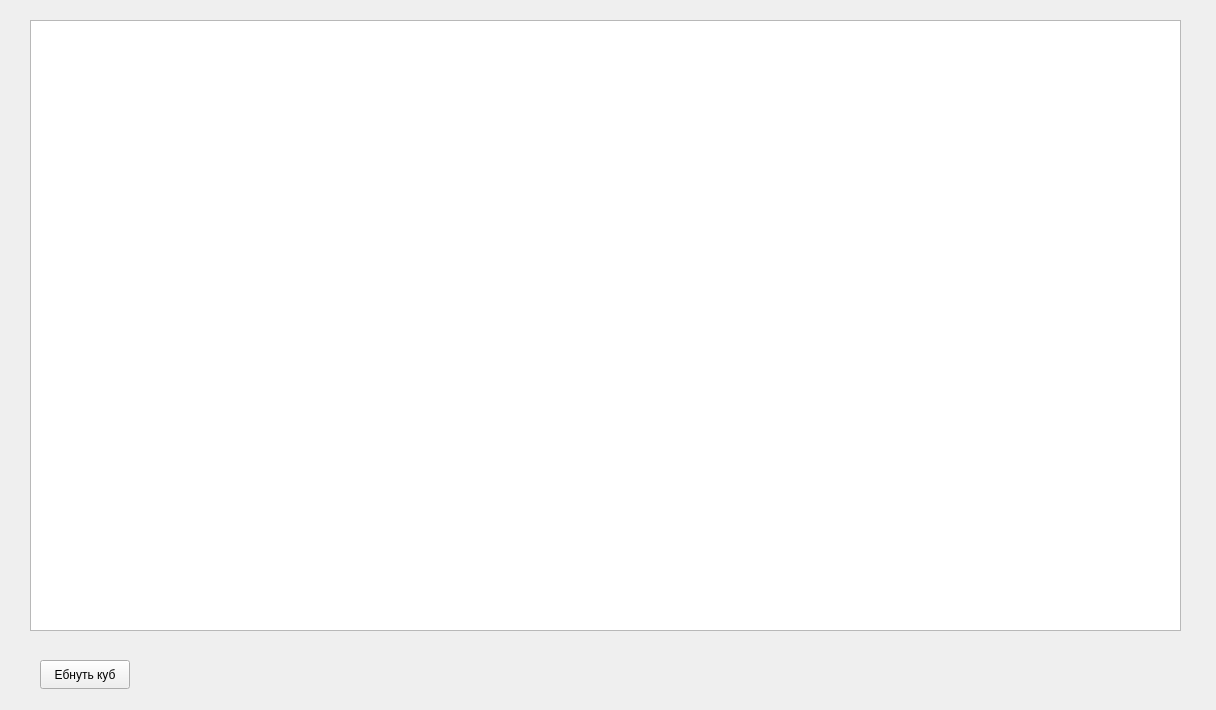
<?xml version="1.0" encoding="UTF-8"?>
<ui version="4.0">
 <class>EngineUI</class>
 <widget class="QWidget" name="EngineUI">
  <property name="geometry">
   <rect>
    <x>0</x>
    <y>0</y>
    <width>1216</width>
    <height>710</height>
   </rect>
  </property>
  <property name="windowTitle">
   <string>Form</string>
  </property>
  <widget class="EngineGraphicsView" name="engineGraphicsView">
   <property name="geometry">
    <rect>
     <x>30</x>
     <y>20</y>
     <width>1151</width>
     <height>611</height>
    </rect>
   </property>
  </widget>
  <widget class="QPushButton" name="cubeButton">
   <property name="geometry">
    <rect>
     <x>40</x>
     <y>660</y>
     <width>90</width>
     <height>29</height>
    </rect>
   </property>
   <property name="text">
    <string>Ебнуть куб</string>
   </property>
  </widget>
 </widget>
 <customwidgets>
  <customwidget>
   <class>EngineGraphicsView</class>
   <extends>QGraphicsView</extends>
   <header>enginegraphicsview.h</header>
  </customwidget>
 </customwidgets>
 <resources/>
 <connections/>
</ui>
